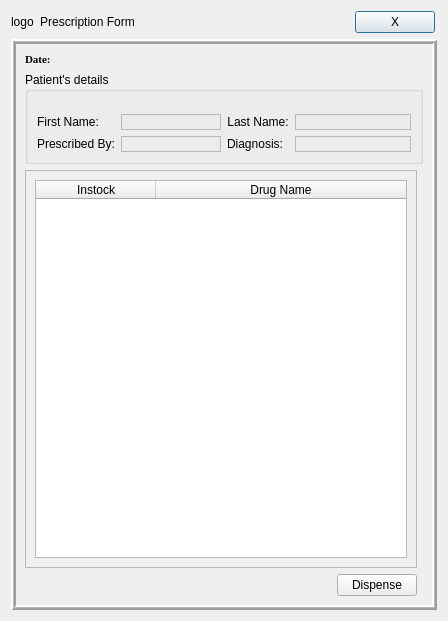
<?xml version="1.0" encoding="UTF-8"?>
<ui version="4.0">
 <class>PrescriptionForm</class>
 <widget class="QDialog" name="PrescriptionForm">
  <property name="geometry">
   <rect>
    <x>0</x>
    <y>0</y>
    <width>448</width>
    <height>621</height>
   </rect>
  </property>
  <property name="sizePolicy">
   <sizepolicy hsizetype="Fixed" vsizetype="Fixed">
    <horstretch>0</horstretch>
    <verstretch>0</verstretch>
   </sizepolicy>
  </property>
  <property name="windowTitle">
   <string>PrescriptionForm</string>
  </property>
  <layout class="QGridLayout" name="gridLayout">
   <item row="0" column="0">
    <widget class="QFrame" name="frame_2">
     <property name="frameShape">
      <enum>QFrame::NoFrame</enum>
     </property>
     <property name="frameShadow">
      <enum>QFrame::Plain</enum>
     </property>
     <layout class="QHBoxLayout" name="horizontalLayout_4">
      <property name="leftMargin">
       <number>0</number>
      </property>
      <property name="topMargin">
       <number>0</number>
      </property>
      <property name="rightMargin">
       <number>2</number>
      </property>
      <property name="bottomMargin">
       <number>0</number>
      </property>
      <item>
       <widget class="QLabel" name="logo">
        <property name="text">
         <string>logo</string>
        </property>
       </widget>
      </item>
      <item>
       <widget class="QLabel" name="label_4">
        <property name="text">
         <string>Prescription Form</string>
        </property>
        <property name="alignment">
         <set>Qt::AlignCenter</set>
        </property>
        <property name="margin">
         <number>6</number>
        </property>
       </widget>
      </item>
      <item>
       <spacer name="horizontalSpacer">
        <property name="orientation">
         <enum>Qt::Horizontal</enum>
        </property>
        <property name="sizeType">
         <enum>QSizePolicy::Expanding</enum>
        </property>
        <property name="sizeHint" stdset="0">
         <size>
          <width>40</width>
          <height>20</height>
         </size>
        </property>
       </spacer>
      </item>
      <item>
       <widget class="QPushButton" name="exitBtn">
        <property name="text">
         <string>X</string>
        </property>
       </widget>
      </item>
     </layout>
    </widget>
   </item>
   <item row="1" column="0">
    <widget class="QFrame" name="bgLayer">
     <property name="frameShape">
      <enum>QFrame::Box</enum>
     </property>
     <property name="frameShadow">
      <enum>QFrame::Raised</enum>
     </property>
     <property name="lineWidth">
      <number>2</number>
     </property>
     <property name="midLineWidth">
      <number>1</number>
     </property>
     <layout class="QGridLayout" name="gridLayout_3">
      <item row="1" column="0" colspan="2">
       <widget class="QGroupBox" name="groupBox">
        <property name="title">
         <string>Patient's details</string>
        </property>
        <layout class="QGridLayout" name="gridLayout_4">
         <property name="topMargin">
          <number>22</number>
         </property>
         <item row="0" column="0">
          <layout class="QFormLayout" name="formLayout">
           <item row="0" column="0">
            <widget class="QLabel" name="label">
             <property name="text">
              <string>First Name:</string>
             </property>
             <property name="alignment">
              <set>Qt::AlignCenter</set>
             </property>
             <property name="margin">
              <number>5</number>
             </property>
            </widget>
           </item>
           <item row="0" column="1">
            <widget class="QLabel" name="fname">
             <property name="sizePolicy">
              <sizepolicy hsizetype="Preferred" vsizetype="Fixed">
               <horstretch>0</horstretch>
               <verstretch>0</verstretch>
              </sizepolicy>
             </property>
             <property name="frameShape">
              <enum>QFrame::StyledPanel</enum>
             </property>
             <property name="text">
              <string/>
             </property>
             <property name="margin">
              <number>2</number>
             </property>
            </widget>
           </item>
           <item row="1" column="0">
            <widget class="QLabel" name="label_6">
             <property name="text">
              <string>Prescribed By:</string>
             </property>
             <property name="alignment">
              <set>Qt::AlignCenter</set>
             </property>
             <property name="margin">
              <number>5</number>
             </property>
            </widget>
           </item>
           <item row="1" column="1">
            <widget class="QLabel" name="prescribedBy">
             <property name="sizePolicy">
              <sizepolicy hsizetype="Preferred" vsizetype="Fixed">
               <horstretch>0</horstretch>
               <verstretch>0</verstretch>
              </sizepolicy>
             </property>
             <property name="frameShape">
              <enum>QFrame::StyledPanel</enum>
             </property>
             <property name="text">
              <string/>
             </property>
             <property name="margin">
              <number>2</number>
             </property>
            </widget>
           </item>
          </layout>
         </item>
         <item row="0" column="1">
          <layout class="QFormLayout" name="formLayout_2">
           <item row="0" column="0">
            <widget class="QLabel" name="label_3">
             <property name="text">
              <string>Last Name:</string>
             </property>
             <property name="alignment">
              <set>Qt::AlignCenter</set>
             </property>
             <property name="margin">
              <number>5</number>
             </property>
            </widget>
           </item>
           <item row="0" column="1">
            <widget class="QLabel" name="lname">
             <property name="sizePolicy">
              <sizepolicy hsizetype="Preferred" vsizetype="Fixed">
               <horstretch>0</horstretch>
               <verstretch>0</verstretch>
              </sizepolicy>
             </property>
             <property name="frameShape">
              <enum>QFrame::StyledPanel</enum>
             </property>
             <property name="text">
              <string/>
             </property>
             <property name="margin">
              <number>2</number>
             </property>
            </widget>
           </item>
           <item row="1" column="0">
            <widget class="QLabel" name="label_8">
             <property name="text">
              <string>Diagnosis:</string>
             </property>
             <property name="alignment">
              <set>Qt::AlignCenter</set>
             </property>
             <property name="margin">
              <number>5</number>
             </property>
            </widget>
           </item>
           <item row="1" column="1">
            <widget class="QLabel" name="diagnosis">
             <property name="sizePolicy">
              <sizepolicy hsizetype="Preferred" vsizetype="Fixed">
               <horstretch>0</horstretch>
               <verstretch>0</verstretch>
              </sizepolicy>
             </property>
             <property name="frameShape">
              <enum>QFrame::StyledPanel</enum>
             </property>
             <property name="text">
              <string/>
             </property>
             <property name="margin">
              <number>2</number>
             </property>
            </widget>
           </item>
          </layout>
         </item>
        </layout>
       </widget>
      </item>
      <item row="0" column="0" colspan="2">
       <widget class="QFrame" name="frame_4">
        <property name="frameShape">
         <enum>QFrame::NoFrame</enum>
        </property>
        <property name="frameShadow">
         <enum>QFrame::Raised</enum>
        </property>
        <layout class="QHBoxLayout" name="horizontalLayout_3">
         <property name="leftMargin">
          <number>0</number>
         </property>
         <property name="topMargin">
          <number>0</number>
         </property>
         <property name="rightMargin">
          <number>0</number>
         </property>
         <property name="bottomMargin">
          <number>0</number>
         </property>
         <item>
          <widget class="QLabel" name="label_10">
           <property name="font">
            <font>
             <family>Georgia</family>
             <pointsize>8</pointsize>
             <weight>75</weight>
             <bold>true</bold>
            </font>
           </property>
           <property name="text">
            <string>Date: </string>
           </property>
          </widget>
         </item>
         <item>
          <widget class="QLabel" name="date">
           <property name="font">
            <font>
             <family>Georgia</family>
             <pointsize>8</pointsize>
             <weight>50</weight>
             <bold>false</bold>
            </font>
           </property>
           <property name="text">
            <string/>
           </property>
          </widget>
         </item>
        </layout>
       </widget>
      </item>
      <item row="2" column="0">
       <widget class="QFrame" name="frame_3">
        <property name="frameShape">
         <enum>QFrame::StyledPanel</enum>
        </property>
        <property name="frameShadow">
         <enum>QFrame::Raised</enum>
        </property>
        <layout class="QGridLayout" name="gridLayout_2">
         <item row="0" column="0">
          <widget class="QTableWidget" name="table">
           <property name="columnCount">
            <number>2</number>
           </property>
           <attribute name="horizontalHeaderMinimumSectionSize">
            <number>28</number>
           </attribute>
           <attribute name="horizontalHeaderDefaultSectionSize">
            <number>120</number>
           </attribute>
           <attribute name="horizontalHeaderStretchLastSection">
            <bool>true</bool>
           </attribute>
           <attribute name="verticalHeaderStretchLastSection">
            <bool>true</bool>
           </attribute>
           <column>
            <property name="text">
             <string>Instock</string>
            </property>
           </column>
           <column>
            <property name="text">
             <string>Drug Name</string>
            </property>
           </column>
          </widget>
         </item>
        </layout>
       </widget>
      </item>
      <item row="3" column="0">
       <layout class="QHBoxLayout" name="horizontalLayout_5">
        <item>
         <spacer name="horizontalSpacer_2">
          <property name="orientation">
           <enum>Qt::Horizontal</enum>
          </property>
          <property name="sizeHint" stdset="0">
           <size>
            <width>40</width>
            <height>20</height>
           </size>
          </property>
         </spacer>
        </item>
        <item>
         <widget class="QPushButton" name="dispense">
          <property name="text">
           <string>Dispense</string>
          </property>
         </widget>
        </item>
       </layout>
      </item>
     </layout>
    </widget>
   </item>
  </layout>
 </widget>
 <resources/>
 <connections/>
</ui>
